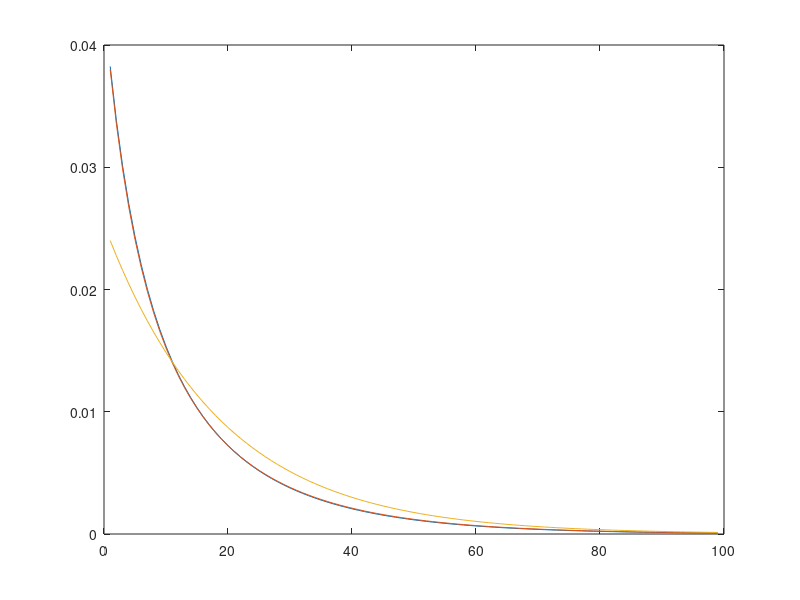

Reproduce this figure in MATLAB.

% this program generates the transitional dynamics in the Solow-Swan growth model.

clear		%clear work space

% parameter calibration
alpha  = 1/3;					% capital's share parameter
x    	 = .02;					% Canada's average annual growth rate
delta  = .05;					% 5% annual depreciation rate
n      = .01;				    % population growth rate
s      = .25;				    % saving rate 
beta   = (1-alpha)*(delta+n+x); % convergence rate

% the steady state values
khatss = (s/(delta+n+x))^(1/(1-alpha));
yhatss = khatss^alpha;

% starting value
khat1  = .25*khatss;            

% Method A: calculate the transitional dynamics for khat and yhat by iterating on the fundamental differencial equation
khatdot    = zeros(100,1);      % create an empty matrix
khat       = zeros(100,1);
yhat       = zeros(100,1);
growth     = zeros(99,1);
khat(1)    = khat1;				 % initial value in the matrix
yhat(1)    = khat(1)^alpha;
khatdot(1) = s*yhat(1)-(delta+n+x)*khat(1);

for i=2:100						 % calculations for the remaining values
   khat(i)    = khatdot(i-1)+khat(i-1);
   yhat(i)    = khat(i)^alpha;
   khatdot(i) = s*yhat(i)-(delta+n+x)*khat(i);
   growth(i-1)= log(yhat(i))-log(yhat(i-1));
end

% Method B: calculate the transitional dynamics for khat and yhat using the closed form analytical solution derived in class
khat2       = zeros(100,1);
yhat2       = zeros(100,1);
growth2     = zeros(99,1);
khat2(1)    = khat1;

for j=1:100
   khat2(j)    = (khatss^(1-alpha)+(khat2(1)^(1-alpha)-khatss^(1-alpha))*exp(-(1-alpha)*(delta+n+x)*(j-1)))^(1/(1-alpha));
   yhat2(j)    = khat2(j)^alpha;
end

for j=2:100
   growth2(j-1)= log(yhat2(j))-log(yhat2(j-1));
end

% Method C: calculate the transitional dynamics for khat and yhat using the log-linearized solution derived in class

khat3       = zeros(100,1);
yhat3       = zeros(100,1);
growth3     = zeros(99,1);
khat3(1)    = khat1;

for k=1:100
   khat3(k)    = exp(log(khatss)-(log(khatss)-log(khat3(1)))*exp(-(1-alpha)*(delta+n+x)*(k-1)));
   yhat3(k)    = khat3(k)^alpha;
end

for j=2:100
   growth3(j-1)= log(yhat3(j))-log(yhat3(j-1));
end

%compare the simulations from the various solution methods
compare=[growth,growth2,growth3];
plot(compare)
